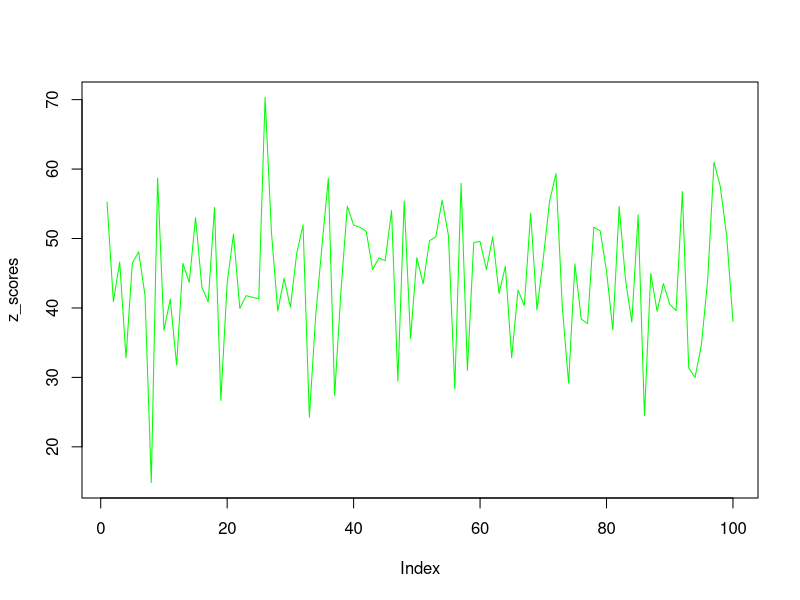
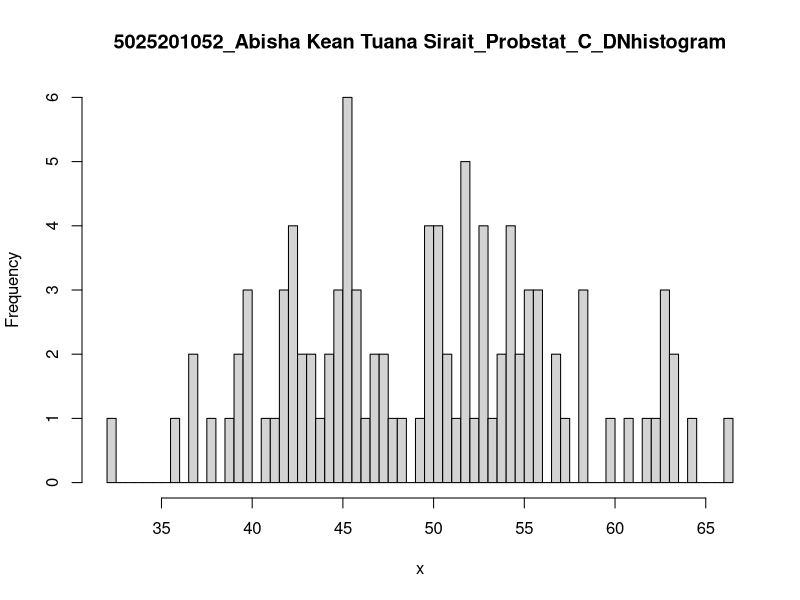

Source code (R) for these figures, in order:
# Soal 6

# Soal 6.a
n = 100
m = 50
sd = 8

data <- rnorm(100,50,8)
rata_rata <- mean(data)
x1 <- floor(mean(data))
x2 <- round(mean(data))

z_scores <- (data - mean(data) / sd(data))

plot(z_scores, type = "l", col="green")

# Soal 6.b
x <- rnorm(100,50,8)
hist(x,
     breaks = 50,
     main = "5025201052_Abisha Kean Tuana Sirait_Probstat_C_DNhistogram")

# Soal 6.c
var(x)